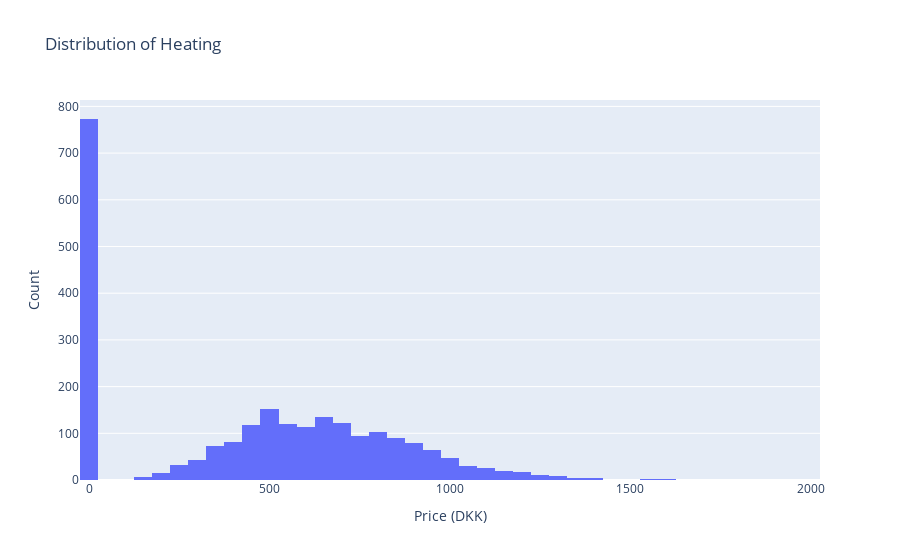

The notebook cell saved with this chart:
### Markdown cell above
### 3.4.1 Price Distribution for heat, electricity and water
We want to visualize the distribution of the cost of `heat`, `electricity`, `water` and `tv_internet`.
- Create a histogram plot displaying one of the
    - Add axis labels and plot title
- Create a histogram containing all the variables
    - Add axis labels and plot title
    - Add plot legends

### Code cell
# plot histogram of a single variable
variable_name = "Heating"  # Change to 'Electricity', 'Water', or 'Communications'

fig = go.Figure()
fig.add_trace(go.Histogram(x=aarhusbolig[variable_name].values, name=variable_name))

fig.update_layout(
    title_text=f"Distribution of {variable_name}",
    xaxis_title_text="Price (DKK)",
    yaxis_title_text="Count",
    barmode="stack",
)
fig.show()

### Figure 1 — Plotly figure (JSON) as saved in the notebook; plotly's stock layout.template omitted (floating-point values rounded to 4 significant figures; data arrays with more than 128 entries replaced by an {"elided": "..."} marker saying what was removed)
{"data": [{"name": "Heating", "type": "histogram", "x": {"elided": "2391 float values"}}], "layout": {"barmode": "stack", "title": {"text": "Distribution of Heating"}, "xaxis": {"title": {"text": "Price (DKK)"}}, "yaxis": {"title": {"text": "Count"}}}}
